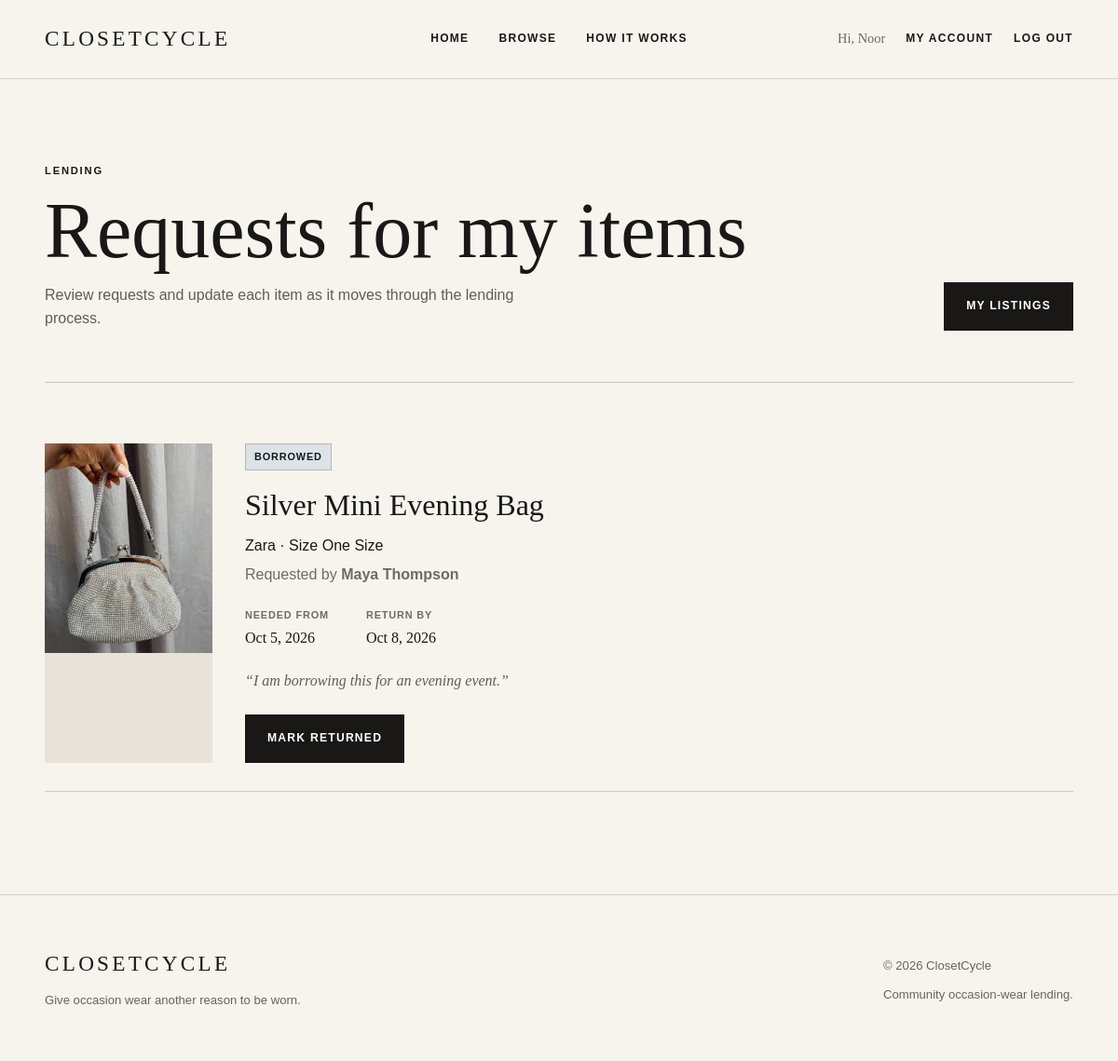
Page /account/received_requests.php (signed in) on the committed database.
### tables this page shows
CREATE TABLE `borrow_requests` (
  `requestID` int(11) NOT NULL,
  `itemID` int(11) NOT NULL,
  `borrowerID` int(11) NOT NULL,
  `neededFrom` date NOT NULL,
  `neededUntil` date NOT NULL,
  `message` varchar(500) DEFAULT NULL,
  `status` enum('Pending','Approved','Declined','Borrowed','Returned','Cancelled') NOT NULL DEFAULT 'Pending',
  `requestDate` datetime NOT NULL DEFAULT current_timestamp()
);

CREATE TABLE `items` (
  `itemID` int(11) NOT NULL,
  `ownerID` int(11) NOT NULL,
  `categoryID` int(11) NOT NULL,
  `occasionID` int(11) NOT NULL,
  `itemName` varchar(100) NOT NULL,
  `brand` varchar(80) DEFAULT NULL,
  `size` varchar(20) NOT NULL,
  `colour` varchar(50) DEFAULT NULL,
  `itemCondition` enum('New','Like New','Excellent','Good') NOT NULL,
  `description` text NOT NULL,
  `imageName` varchar(255) NOT NULL DEFAULT 'default-item.png',
  `status` enum('Available','Unavailable','On Loan') NOT NULL DEFAULT 'Available',
  `dateAdded` datetime NOT NULL DEFAULT current_timestamp()
);

CREATE TABLE `users` (
  `userID` int(11) NOT NULL,
  `firstName` varchar(50) NOT NULL,
  `lastName` varchar(50) NOT NULL,
  `email` varchar(100) NOT NULL,
  `passwordHash` varchar(255) NOT NULL,
  `role` enum('member','admin') NOT NULL DEFAULT 'member',
  `dateCreated` datetime NOT NULL DEFAULT current_timestamp(),
  `isActive` tinyint(1) NOT NULL DEFAULT 1
);

### account/received_requests.php (called while the page is built, shortened)
<?php
require_once __DIR__ . '/../config/app.php';
require_once __DIR__ . '/../models/BorrowRequest.php';
$currentUser = Auth::user();
$ownerID = (int) $currentUser['userID'];
$requests = BorrowRequest::getForOwner($ownerID);
include __DIR__ . '/../views/account/received_requests.php';

### models/BorrowRequest.php (called while the page is built, shortened)
<?php
class BorrowRequest
{
    public static function getForOwner($ownerID)
    {
        $db = Database::getDB();
        $query = '
            SELECT
                br.requestID,
                br.itemID,
                br.borrowerID,
                br.neededFrom,
                br.neededUntil,
                br.message,
                br.status,
                br.requestDate,
                i.itemName,
                i.brand,
                i.size,
                i.imageName,
                i.status AS itemStatus,
                u.firstName AS borrowerFirstName,
                u.lastName AS borrowerLastName,
                u.email AS borrowerEmail
            FROM borrow_requests br
            JOIN items i ON br.itemID = i.itemID
            JOIN users u ON br.borrowerID = u.userID
            WHERE i.ownerID = :ownerID
            ORDER BY br.requestDate DESC
        ';
        $statement = $db->prepare($query);
        $statement->bindValue(':ownerID', $ownerID, PDO::PARAM_INT);
        $statement->execute();
        $requests = $statement->fetchAll();
        return $requests;
    }
}

### config/app.php (called while the page is built, shortened)
<?php
function itemImageUrl($imageName)
{
    return BASE_URL .
        '/public/uploads/' .
        rawurlencode($imageName);
}

### views/account/received_requests.php (the view, shortened to what this page needs)
<?php
include __DIR__ . '/../shared/header.php';
?>
<main>
    <section class="member-page-heading">
        <div>
            <p class="eyebrow">LENDING</p>
            <h1>Requests for my items</h1>
            <p>Review requests and update each item as it moves through the lending process.</p>
        </div>
        <a class="button button-dark" href="<?php echo BASE_URL; ?>/account/listings.php">My Listings</a>
    </section>
    <?php if (count($requests) > 0) : ?>
        <section class="request-list">
            <?php foreach ($requests as $request) : ?>
                <article class="request-card">
                    <a
                        class="request-card-image"
                        href="<?php echo BASE_URL; ?>/item.php?id=<?php echo (int) $request['itemID']; ?>">
                        <img
                            src="<?php echo htmlspecialchars(itemImageUrl($request['imageName'])); ?>"
                            alt="<?php echo htmlspecialchars($request['itemName']); ?>">
                    </a>
                    <div class="request-card-info">
                        <span class="status-badge status-<?php echo strtolower(htmlspecialchars($request['status'])); ?>">
                            <?php echo htmlspecialchars($request['status']); ?>
                        </span>
                        <h2><?php echo htmlspecialchars($request['itemName']); ?></h2>
                        <p>
                            <?php echo htmlspecialchars($request['brand']); ?>
                            · Size <?php echo htmlspecialchars($request['size']); ?>
                        </p>
                        <p class="request-owner">
                            Requested by
                            <strong>
                                <?php echo htmlspecialchars(
                                    $request['borrowerFirstName'] . ' ' . $request['borrowerLastName']
                                ); ?>
                            </strong>
                        </p>
                        <div class="request-dates">
                            <div>
                                <span>Needed From</span>
                                <strong><?php echo date('M j, Y', strtotime($request['neededFrom'])); ?></strong>
                            </div>
                            <div>
                                <span>Return By</span>
                                <strong><?php echo date('M j, Y', strtotime($request['neededUntil'])); ?></strong>
                            </div>
                        </div>
                        <?php if (!empty($request['message'])) : ?>
                            <p class="request-message">
                                “<?php echo htmlspecialchars($request['message']); ?>”
                            </p>
                        <?php endif; ?>
                        <div class="request-actions">
                            <?php if ($request['status'] === 'Pending') : ?>
                                <form action="<?php echo BASE_URL; ?>/account/request_action.php" method="post">
                                    <input type="hidden" name="requestID" value="<?php echo (int) $request['requestID']; ?>">
                                    <input type="hidden" name="action" value="approve">
                                    <button class="button button-dark" type="submit">Approve</button>
                                </form>
                                <form action="<?php echo BASE_URL; ?>/account/request_action.php" method="post">
                                    <input type="hidden" name="requestID" value="<?php echo (int) $request['requestID']; ?>">
                                    <input type="hidden" name="action" value="decline">
                                    <button class="button" type="submit">Decline</button>
                                </form>
                            <?php elseif ($request['status'] === 'Borrowed') : ?>
                                <form action="<?php echo BASE_URL; ?>/account/request_action.php" method="post">
                                    <button class="button button-dark" type="submit">Mark Returned</button>
                                </form>
                            <?php endif; ?>
                        </div>
                    </div>
                </article>
            <?php endforeach; ?>
        </section>
    <?php endif; ?>
</main>
<?php include __DIR__ . '/../shared/footer.php'; ?>

### public/css/main.css (style rules this page uses)
* { box-sizing: border-box; }
html { scroll-behavior: smooth; }
body { margin: 0; background: #f7f4ee; color: #191817; font-family: Arial, Helvetica, sans-serif; line-height: 1.6; }
a { color: inherit; text-decoration: none; }
img { display: block; width: 100%; max-width: 100%; }
button, input, select, textarea { font: inherit; }
main { width: 92%; max-width: 1440px; margin: 0 auto; }
.eyebrow { margin: 0 0 15px; font-size: 0.7rem; font-weight: 700; letter-spacing: 0.16em; text-transform: uppercase; }
.button { display: inline-block; padding: 15px 23px; border: 1px solid #191817; font-size: 0.76rem; font-weight: 700; letter-spacing: 0.1em; text-transform: uppercase; }
.button-dark { background: #191817; color: #ffffff; }
.member-page-heading { padding: 90px 0 55px; display: flex; align-items: flex-end; justify-content: space-between; gap: 40px; border-bottom: 1px solid #c9c2b9; }
.member-page-heading h1 { margin: 0; font-family: Georgia, 'Times New Roman', serif; font-size: clamp( 3.5rem, 7vw, 7rem ); font-weight: 400; line-height: 0.95; }
.member-page-heading > div > p:last-child { max-width: 550px; margin-bottom: 0; color: #625c55; }
.request-list { padding-top: 35px; }
.request-card { padding: 30px 0; display: grid; grid-template-columns: 180px 1fr; gap: 35px; border-bottom: 1px solid #d3ccc3; }
.request-card-image { background: #e8e2d8; }
.request-card-image img { width: 180px; height: 225px; object-fit: cover; }
.request-card-info h2 { margin: 12px 0 5px; font-family: Georgia, 'Times New Roman', serif; font-size: 2rem; font-weight: 400; }
.request-card-info > p { margin: 5px 0; }
.request-owner { color: #716a63; }
.request-dates { margin-top: 22px; display: flex; flex-wrap: wrap; gap: 40px; }
.request-dates div { display: flex; flex-direction: column; gap: 3px; }
.request-dates span { color: #716a63; font-size: 0.68rem; font-weight: 700; letter-spacing: 0.08em; text-transform: uppercase; }
.request-dates strong { font-family: Georgia, 'Times New Roman', serif; font-weight: 400; }
.request-message { max-width: 650px; margin-top: 20px !important; color: #625c55; font-family: Georgia, 'Times New Roman', serif; font-style: italic; }
.status-badge { display: inline-block; padding: 5px 9px; border: 1px solid #bdb5ac; font-size: 0.68rem; font-weight: 700; letter-spacing: 0.08em; text-transform: uppercase; }
.status-borrowed { background: #dce3e8; }
.request-actions { margin-top: 24px; display: flex; flex-wrap: wrap; gap: 12px; }
.request-actions form, .admin-actions-cell form { margin: 0; }
.request-actions .button { cursor: pointer; }

### rows in the picture
borrow_requests: itemID.imageName (picture), status "BORROWED", itemID.itemName "Silver Mini Evening Bag", itemID.brand "Zara", itemID.size "One Size", borrowerID.lastName "Maya Thompson", neededFrom "Oct 5, 2026", neededUntil "Oct 8, 2026", message "I am borrowing this for an evening event."

### other values in the picture
$currentUser['firstName'] "Noor"
